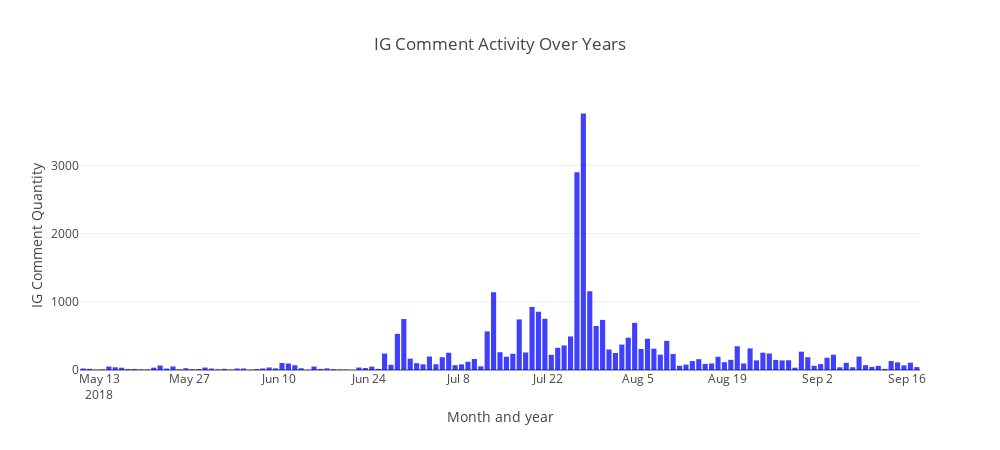

Notebook code cell kept with this figure:
### Code cell
trace = go.Histogram(
    x=commentsT,
    marker=dict(
        color='blue'
    ),
    opacity=0.75
)

layout = go.Layout(
    title='IG Comment Activity Over Years',
    height=450,
    width=1000,
    xaxis=dict(
        title='Month and year'
    ),
    yaxis=dict(
        title='IG Comment Quantity'
    ),
    bargap=0.2,
)

data = [trace]

fig = go.Figure(data=data, layout=layout)
py.offline.iplot(fig)

### Figure 1 — Plotly figure (JSON) as saved in the notebook; plotly's stock layout.template omitted (floating-point values rounded to 4 significant figures; data arrays with more than 128 entries replaced by an {"elided": "..."} marker saying what was removed)
{"data": [{"marker": {"color": "blue"}, "opacity": 0.75, "type": "histogram", "uid": "2fbd06f4-bb9c-11e8-b0c7-8c85903d48a5", "x": {"elided": "29952 str values"}}], "layout": {"bargap": 0.2, "height": 450, "title": "IG Comment Activity Over Years", "width": 1000, "xaxis": {"title": "Month and year"}, "yaxis": {"title": "IG Comment Quantity"}}}
